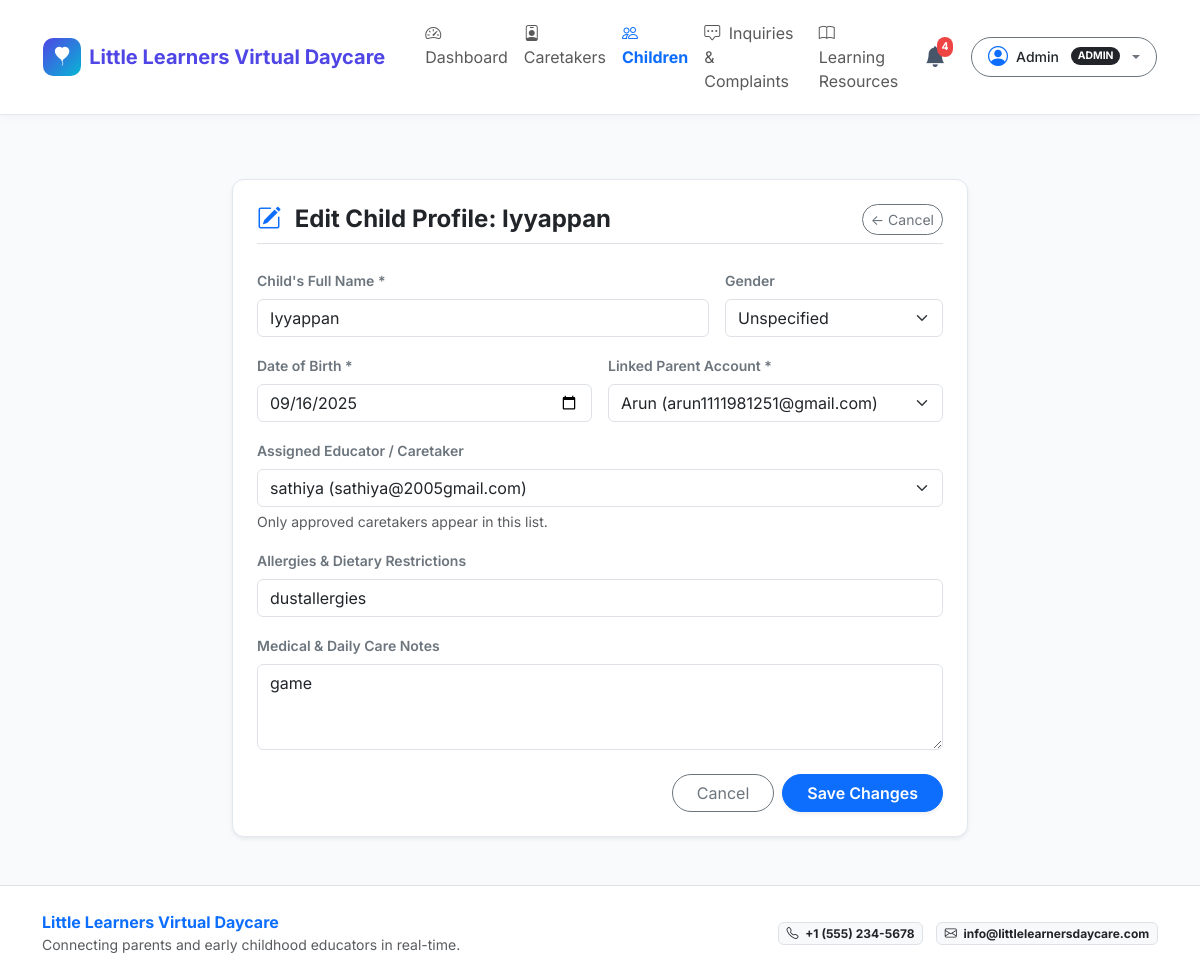
/admin/child/2/edit (signed in), run on the app's committed database.
### models/user.py (models this page shows, shortened)
class User(UserMixin, db.Model):
    __tablename__ = 'users'
    id = db.Column(db.Integer, primary_key=True)
    name = db.Column(db.String(120), nullable=False)
    email = db.Column(db.String(120), unique=True, nullable=False, index=True)
    password_hash = db.Column(db.String(256), nullable=False)
    role = db.Column(db.String(20), nullable=False, default='parent') # 'admin', 'caregiver', 'parent'
    phone = db.Column(db.String(30), nullable=True)
    created_at = db.Column(db.DateTime, default=datetime.utcnow)
    is_approved = db.Column(db.Boolean, default=True) # caregivers need admin approval
    reset_token = db.Column(db.String(100), nullable=True, index=True)
    reset_token_expiry = db.Column(db.DateTime, nullable=True)
    parent_children = db.relationship('Child', back_populates='parent', foreign_keys='Child.parent_id', lazy='dynamic')
    assigned_children = db.relationship('Child', back_populates='caregiver', foreign_keys='Child.caregiver_id', lazy='dynamic')
    activity_logs = db.relationship('ActivityLog', back_populates='author', lazy='dynamic')
    photos_uploaded = db.relationship('Photo', back_populates='uploader', lazy='dynamic')
    sent_messages = db.relationship('Message', back_populates='sender', foreign_keys='Message.sender_id', lazy='dynamic')
    received_messages = db.relationship('Message', back_populates='receiver', foreign_keys='Message.receiver_id', lazy='dynamic')
    notifications = db.relationship('Notification', back_populates='user', lazy='dynamic', cascade='all, delete-orphan')
    complaints = db.relationship('Complaint', back_populates='user', lazy='dynamic')
    @property
    def is_admin(self):
        return self.role == 'admin'
    @property
    def is_caretaker(self):
        return self.role in ('caretaker', 'caregiver')
    @property
    def is_caregiver(self):
        return self.is_caretaker
    @property
    def is_parent(self):
        return self.role == 'parent'
    @property
    def display_role(self):
        if self.is_caretaker:
            return "Caretaker"
        return self.role.title()

### models/child.py (models this page shows, shortened)
class Child(db.Model):
    __tablename__ = 'children'
    id = db.Column(db.Integer, primary_key=True)
    name = db.Column(db.String(120), nullable=False)
    dob = db.Column(db.Date, nullable=False)
    gender = db.Column(db.String(20), nullable=True, default='unspecified')
    allergies = db.Column(db.Text, nullable=True)
    notes = db.Column(db.Text, nullable=True)
    photo_url = db.Column(db.String(255), nullable=True)
    qr_code_path = db.Column(db.String(255), nullable=True)
    parent_id = db.Column(db.Integer, db.ForeignKey('users.id'), nullable=False)
    caregiver_id = db.Column(db.Integer, db.ForeignKey('users.id'), nullable=True)
    created_at = db.Column(db.DateTime, default=datetime.utcnow)
    parent = db.relationship('User', foreign_keys=[parent_id], back_populates='parent_children')
    caregiver = db.relationship('User', foreign_keys=[caregiver_id], back_populates='assigned_children')
    activity_logs = db.relationship(
        'ActivityLog', back_populates='child', cascade='all, delete-orphan',
        order_by='ActivityLog.timestamp.desc()', lazy='dynamic'
    )
    photos = db.relationship(
        'Photo', back_populates='child', cascade='all, delete-orphan',
        order_by='Photo.timestamp.desc()', lazy='dynamic'
    )
    attendance_records = db.relationship(
        'Attendance', back_populates='child', cascade='all, delete-orphan',
        order_by='Attendance.date.desc()', lazy='dynamic'
    )
    messages = db.relationship(
        'Message', back_populates='child', cascade='all, delete-orphan',
        order_by='Message.timestamp.asc()', lazy='dynamic'
    )

### routes/admin.py (the view, shortened to what this page needs)
@admin_bp.route('/child/<int:child_id>/edit', methods=['GET', 'POST'])
def edit_child(child_id):
    child = Child.query.get_or_404(child_id)
    parents = User.query.filter_by(role='parent').order_by(User.name.asc()).all()
    caregivers = User.query.filter(User.role.in_(['caregiver', 'caretaker']), User.is_approved == True).order_by(User.name.asc()).all()
    return render_template('admin/child_form.html', child=child, parents=parents, caregivers=caregivers)

### routes/admin.py (called while the page is built)
@admin_bp.before_request
@login_required
@role_required('admin')
def admin_access_check():
    pass

### routes/utils.py (called while the page is built)
def role_required(*roles):
    def decorator(f):
        @wraps(f)
        def decorated_function(*args, **kwargs):
            if not current_user.is_authenticated:
                return redirect(url_for('auth.login'))
            allowed_roles = set(roles)
            if 'caregiver' in allowed_roles:
                allowed_roles.add('caretaker')
            if 'caretaker' in allowed_roles:
                allowed_roles.add('caregiver')
            if current_user.role not in allowed_roles:
                abort(403)
            if current_user.is_caretaker and not current_user.is_approved:
                flash('Your caretaker account is pending administrator approval.', 'warning')
                return redirect(url_for('auth.pending_approval'))
            return f(*args, **kwargs)
        return decorated_function
    return decorator

### templates/admin/child_form.html (shortened to what this page needs)
{% extends "base.html" %}
{% block content %}
<div class="container py-4">
  <div class="row justify-content-center">
    <div class="col-md-8">
      <div class="card card-custom p-4 shadow-sm">
        <div class="d-flex justify-content-between align-items-center mb-4 pb-2 border-bottom">
          <h4 class="fw-bold text-dark mb-0">
            {% if child %}
              <i class="bi bi-pencil-square text-primary me-2"></i> Edit Child Profile: {{ child.name }}
            {% else %}
              <i class="bi bi-person-plus-fill text-primary me-2"></i> Enroll New Child
            {% endif %}
          </h4>
          <a href="{{ url_for('admin.children') }}" class="btn btn-outline-secondary btn-sm rounded-pill">
            &larr; Cancel
          </a>
        </div>
        <form method="POST" action="{% if child %}{{ url_for('admin.edit_child', child_id=child.id) }}{% else %}{{ url_for('admin.new_child') }}{% endif %}">
          <div class="row g-3 mb-3">
            <div class="col-md-8">
              <label for="name" class="form-label fw-semibold small text-secondary">Child's Full Name *</label>
              <input type="text" class="form-control" id="name" name="name" value="{{ child.name if child else '' }}" placeholder="e.g. Leo Miller" required>
            </div>
            <div class="col-md-4">
              <label for="gender" class="form-label fw-semibold small text-secondary">Gender</label>
              <select class="form-select" id="gender" name="gender">
                <option value="unspecified" {% if not child or child.gender == 'unspecified' %}selected{% endif %}>Unspecified</option>
              </select>
            </div>
          </div>
          <div class="row g-3 mb-3">
            <div class="col-md-6">
              <label for="dob" class="form-label fw-semibold small text-secondary">Date of Birth *</label>
              <input type="date" class="form-control" id="dob" name="dob" value="{{ child.dob.strftime('%Y-%m-%d') if child and child.dob else '' }}" required>
            </div>
            <div class="col-md-6">
              <label for="parent_id" class="form-label fw-semibold small text-secondary">Linked Parent Account *</label>
              <select class="form-select" id="parent_id" name="parent_id" required>
                {% for p in parents %}
                  <option value="{{ p.id }}" {% if child and child.parent_id == p.id %}selected{% endif %}>
                    {{ p.name }} ({{ p.email }})
                  </option>
                {% endfor %}
              </select>
            </div>
          </div>
          <div class="mb-3">
            <label for="caregiver_id" class="form-label fw-semibold small text-secondary">Assigned Educator / Caretaker</label>
            <select class="form-select" id="caregiver_id" name="caregiver_id">
              {% for cg in caregivers %}
                <option value="{{ cg.id }}" {% if child and child.caregiver_id == cg.id %}selected{% endif %}>
                  {{ cg.name }} ({{ cg.email }})
                </option>
              {% endfor %}
            </select>
            <div class="form-text small">Only approved caretakers appear in this list.</div>
          </div>
          <div class="mb-3">
            <label for="allergies" class="form-label fw-semibold small text-secondary">Allergies & Dietary Restrictions</label>
            <input type="text" class="form-control" id="allergies" name="allergies" value="{{ child.allergies if child else '' }}" placeholder="e.g. Peanuts, Strawberries, Dairy (or None)">
          </div>
          <div class="mb-4">
            <label for="notes" class="form-label fw-semibold small text-secondary">Medical & Daily Care Notes</label>
            <textarea class="form-control" id="notes" name="notes" rows="3" placeholder="Emergency contact notes, sleep habits, comfort items, etc.">{{ child.notes if child else '' }}</textarea>
          </div>
          <div class="d-flex justify-content-end gap-2">
            <a href="{{ url_for('admin.children') }}" class="btn btn-outline-secondary px-4 rounded-pill">Cancel</a>
            <button type="submit" class="btn btn-primary px-4 rounded-pill fw-semibold shadow-sm">
              {% if child %}Save Changes{% else %}Enroll Child{% endif %}
            </button>
          </div>
        </form>
      </div>
    </div>
  </div>
</div>
{% endblock %}

### templates/base.html (shortened to what this page needs)
<!DOCTYPE html>
<html lang="en">
<head>
  <link href="https://cdn.jsdelivr.net/npm/bootstrap@5.3.3/dist/css/bootstrap.min.css" rel="stylesheet">
  <link href="https://cdn.jsdelivr.net/npm/bootstrap-icons@1.11.3/font/bootstrap-icons.min.css" rel="stylesheet">
  <link rel="stylesheet" href="{{ url_for('static', filename='css/style.css') }}">
</head>
<body>
  <nav class="navbar navbar-expand-lg navbar-custom sticky-top">
    <div class="container-fluid px-lg-4">
      <a class="navbar-brand brand-logo" href="{{ url_for('index') }}">
        <div class="brand-icon">
          <i class="bi bi-balloon-heart-fill"></i>
        </div>
        <span>{{ daycare_name }}</span>
      </a>
      <div class="collapse navbar-collapse" id="navbarMain">
        <ul class="navbar-nav me-auto mb-2 mb-lg-0 ms-lg-3">
          {% if current_user.is_authenticated %}
            {% if current_user.is_admin %}
              <li class="nav-item">
                <a class="nav-link {% if request.endpoint == 'admin.dashboard' %}active fw-bold text-primary{% endif %}" href="{{ url_for('admin.dashboard') }}">
                  <i class="bi bi-speedometer2 me-1"></i> Dashboard
                </a>
              </li>
              <li class="nav-item">
                <a class="nav-link {% if 'caregiver' in request.endpoint %}active fw-bold text-primary{% endif %}" href="{{ url_for('admin.caregivers') }}">
                  <i class="bi bi-person-badge me-1"></i> Caretakers
                </a>
              </li>
              <li class="nav-item">
                <a class="nav-link {% if 'children' in request.endpoint or 'child' in request.endpoint %}active fw-bold text-primary{% endif %}" href="{{ url_for('admin.children') }}">
                  <i class="bi bi-people me-1"></i> Children
                </a>
              </li>
              <li class="nav-item">
                <a class="nav-link {% if 'complaint' in request.endpoint %}active fw-bold text-primary{% endif %}" href="{{ url_for('admin.complaints') }}">
                  <i class="bi bi-chat-square-dots me-1"></i> Inquiries & Complaints
                </a>
              </li>
              <li class="nav-item">
                <a class="nav-link {% if 'learning' in request.endpoint %}active fw-bold text-primary{% endif %}" href="{{ url_for('admin.learning') }}">
                  <i class="bi bi-book me-1"></i> Learning Resources
                </a>
              </li>
            {% endif %}
          {% endif %}
        </ul>
        <div class="d-flex align-items-center gap-3">
          {% if current_user.is_authenticated %}
            <div class="dropdown">
              <button class="notification-bell-btn position-relative" type="button" id="notificationBellBtn" data-bs-toggle="dropdown" aria-expanded="false">
                <i class="bi bi-bell-fill"></i>
                <span id="notificationBadge" class="notification-badge {% if unread_notifs_count == 0 %}d-none{% endif %}">
                  {{ unread_notifs_count }}
                </span>
              </button>
            </div>
            <div class="dropdown">
              <button class="btn btn-sm btn-outline-secondary dropdown-toggle d-flex align-items-center gap-2 rounded-pill px-3 py-1" type="button" data-bs-toggle="dropdown" aria-expanded="false">
                <i class="bi bi-person-circle fs-5 text-primary"></i>
                <span class="fw-medium text-dark">{{ current_user.name }}</span>
                <span class="badge {% if current_user.is_admin %}bg-dark{% elif current_user.is_caregiver %}bg-success{% else %}bg-primary{% endif %} rounded-pill ms-1 text-uppercase" style="font-size: 0.65rem;">
                  {{ current_user.display_role }}
                </span>
              </button>
            </div>
          {% else %}
            <a href="{{ url_for('auth.login') }}" class="btn btn-outline-primary btn-sm px-3 rounded-pill fw-medium">Sign In</a>
            <a href="{{ url_for('auth.register') }}" class="btn btn-primary btn-sm px-3 rounded-pill fw-medium">Register</a>
          {% endif %}
        </div>
      </div>
    </div>
  </nav>
  <div class="toast-container position-fixed bottom-0 end-0 p-3" id="toastContainer" style="z-index: 1090;"></div>
  <main class="py-4">
    {% block content %}{% endblock %}
  </main>
  <footer class="bg-white border-top py-4 mt-auto">
    <div class="container">
      <div class="row align-items-center gy-3">
        <div class="col-md-6 text-center text-md-start">
          <span class="fw-bold text-primary">{{ daycare_name }}</span>
          <p class="text-muted small mb-0">Connecting parents and early childhood educators in real-time.</p>
        </div>
        <div class="col-md-6 text-center text-md-end">
          <span class="badge bg-light text-dark border me-2"><i class="bi bi-telephone me-1"></i> {{ daycare_phone }}</span>
          <span class="badge bg-light text-dark border"><i class="bi bi-envelope me-1"></i> {{ daycare_email }}</span>
        </div>
      </div>
    </div>
  </footer>
</body>
</html>

### static/css/style.css (style rules this page uses)
:root { --primary-color: #4f46e5; --primary-hover: #4338ca; --secondary-color: #06b6d4; --accent-color: #f43f5e; --success-color: #10b981; --warning-color: #f59e0b; --info-color: #3b82f6; --light-bg: #f8fafc; --card-bg: #ffffff; --text-main: #1e293b; --text-muted: #64748b; --border-color: #e2e8f0; --radius-lg: 16px; --radius-md: 12px; --radius-sm: 8px; }
body { font-family: 'Inter', -apple-system, BlinkMacSystemFont, "Segoe UI", Roboto, Helvetica, Arial, sans-serif; background-color: var(--light-bg); color: var(--text-main); min-height: 100vh; display: flex; flex-direction: column; }
main { flex: 1 0 auto; }
.navbar-custom { background-color: #ffffff; box-shadow: 0 2px 10px rgba(0, 0, 0, 0.04); border-bottom: 1px solid var(--border-color); padding: 0.8rem 1.2rem; }
.brand-logo { font-weight: 700; font-size: 1.25rem; color: var(--primary-color) !important; display: flex; align-items: center; gap: 0.5rem; }
.brand-icon { width: 38px; height: 38px; background: linear-gradient(135deg, #4f46e5, #06b6d4); color: white; border-radius: 10px; display: flex; align-items: center; justify-content: center; font-size: 1.2rem; }
.card-custom { background: var(--card-bg); border: 1px solid var(--border-color); border-radius: var(--radius-md); box-shadow: 0 4px 6px -1px rgba(0, 0, 0, 0.03), 0 2px 4px -2px rgba(0, 0, 0, 0.03); transition: transform 0.15s ease, box-shadow 0.15s ease; }
.notification-bell-btn { position: relative; background: transparent; border: none; font-size: 1.3rem; color: #475569; cursor: pointer; padding: 0.4rem 0.6rem; border-radius: 8px; }
.notification-badge { position: absolute; top: 2px; right: 2px; font-size: 0.65rem; padding: 0.2em 0.45em; border-radius: 9999px; background-color: #ef4444; color: white; font-weight: 700; }

### data on the page
User: name "Admin", display_role "ADMIN"
Child: name "Iyyappan", gender "Unspecified", dob "09/16/2025", parent_id "Arun (arun1111981251@gmail.com)", caregiver_id "sathiya (sathiya@2005gmail.com)", allergies "dustallergies", notes "game"

### other printed values
{{ daycare_name }} "Little Learners Virtual Daycare"
{{ unread_notifs_count }} "4"
{{ daycare_phone }} "+1 (555) 234-5678"
{{ daycare_email }} "info@littlelearnersdaycare.com"
